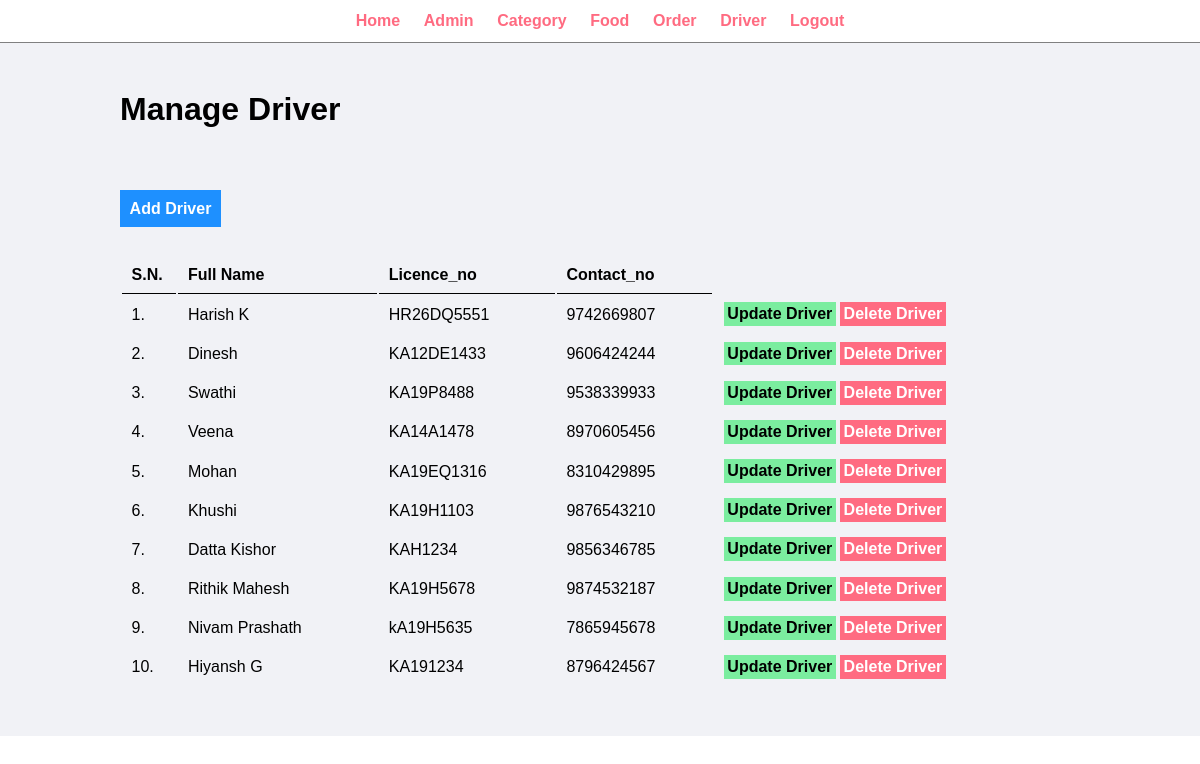
The app's page /admin/manage-driver.php (signed in) with its own data.
### tables this page shows
CREATE TABLE `delivery_drivers` (
  `driver_id` int(10) UNSIGNED NOT NULL,
  `name` varchar(50) NOT NULL,
  `vechile_no` varchar(50) NOT NULL,
  `phone_no` varchar(50) NOT NULL
);

### admin/manage-driver.php (the view, shortened to what this page needs)
<?php include('partials/menu.php'); ?>
        <div class="main-content">
            <div class="wrapper">
                <h1>Manage Driver</h1>
                <br />
                <br><br><br>
                <a href="add-driver.php" class="btn-primary">Add Driver</a>
                <br /><br /><br />
                <table class="tbl-full">
                    <tr>
                        <th>S.N.</th>
                        <th>Full Name</th>
                        <th>Licence_no</th>
                        <th>Contact_no</th>
                    </tr>
                    <?php
                        $sql = "SELECT * FROM delivery_drivers";
                        $res = mysqli_query($conn, $sql);
                        if($res==TRUE)
                        {
                            $count = mysqli_num_rows($res);
                            $sn=1;
                            if($count>0)
                            {
                                while($rows=mysqli_fetch_assoc($res))
                                {
                                    $driver_id=$rows['driver_id'];
                                    $name=$rows['name'];
                                    $vechile_no=$rows['vechile_no'];
                                    $phone_no=$rows['phone_no'];
                                    ?>
                                    <tr>
                                        <td><?php echo $sn++; ?>. </td>
                                        <td><?php echo $name; ?></td>
                                        <td><?php echo $vechile_no; ?></td>
                                        <td><?php echo $phone_no; ?></td>
                                        <td>
                                            <a href="<?php echo SITEURL; ?>admin/update_driver.php?driver_id=<?php echo $driver_id; ?>" class="btn-secondary">Update Driver</a>
                                            <a href="<?php echo SITEURL; ?>admin/delete-driver.php?driver_id=<?php echo $driver_id; ?>" class="btn-danger">Delete Driver</a>
                                        </td>
                                    </tr>
                                    <?php
                                }
                            }
                            else
                            {
                            }
                        }
                    ?>
                </table>
            </div>
        </div>

### admin/partials/menu.php (shortened to what this page needs)
<html>
    <head>
        <link rel="stylesheet" href="../css/admin.css">
    </head>
    <body>
        <div class="menu text-center">
            <div class="wrapper">
                <ul>
                    <li><a href="index.php">Home</a></li>
                    <li><a href="manage-admin.php">Admin</a></li>
                    <li><a href="manage-category.php">Category</a></li>
                    <li><a href="manage-food.php">Food</a></li>
                    <li><a href="manage-order.php">Order</a></li>
                    <li><a href="manage-driver.php">Driver</a></li>
                    <li><a href="logout.php">Logout</a></li>
                </ul>
            </div>
        </div>

### css/admin.css (style rules this page uses)
* { margin: 0; padding: 0; font-family: Arial, Helvetica, sans-serif; }
.wrapper { padding: 1%; width: 80%; margin: 0 auto; }
.text-center { text-align: center; }
.tbl-full { width: 100%; }
table tr th { border-bottom: 1px solid black; padding: 1%; text-align: left; }
table tr td { padding: 1%; }
.btn-primary { background-color: #1e90ff; padding: 1%; color: white; text-decoration: none; font-weight: bold; }
.btn-secondary { background-color: #7bed9f; padding: 1%; color: black; text-decoration: none; font-weight: bold; }
.btn-danger { background-color: #ff6b81; padding: 1%; color: white; text-decoration: none; font-weight: bold; }
.menu { border-bottom: 1px solid grey; }
.menu ul { list-style-type: none; }
.menu ul li { display: inline; padding: 1%; }
.menu ul li a { text-decoration: none; font-weight: bold; color: #ff6b81; }
.main-content { background-color: #f1f2f6; padding: 3% 0; }

### records on screen
delivery_drivers: name "Harish K", vechile_no "HR26DQ5551", phone_no "9742669807"
delivery_drivers: name "Dinesh", vechile_no "KA12DE1433", phone_no "9606424244"
delivery_drivers: name "Swathi", vechile_no "KA19P8488", phone_no "9538339933"
delivery_drivers: name "Veena", vechile_no "KA14A1478", phone_no "8970605456"
delivery_drivers: name "Mohan", vechile_no "KA19EQ1316", phone_no "8310429895"
delivery_drivers: name "Khushi", vechile_no "KA19H1103", phone_no "9876543210"
delivery_drivers: name "Datta Kishor", vechile_no "KAH1234", phone_no "9856346785"
delivery_drivers: name "Rithik Mahesh", vechile_no "KA19H5678", phone_no "9874532187"
delivery_drivers: name "Nivam Prashath", vechile_no "kA19H5635", phone_no "7865945678"
delivery_drivers: name "Hiyansh G", vechile_no "KA191234", phone_no "8796424567"
